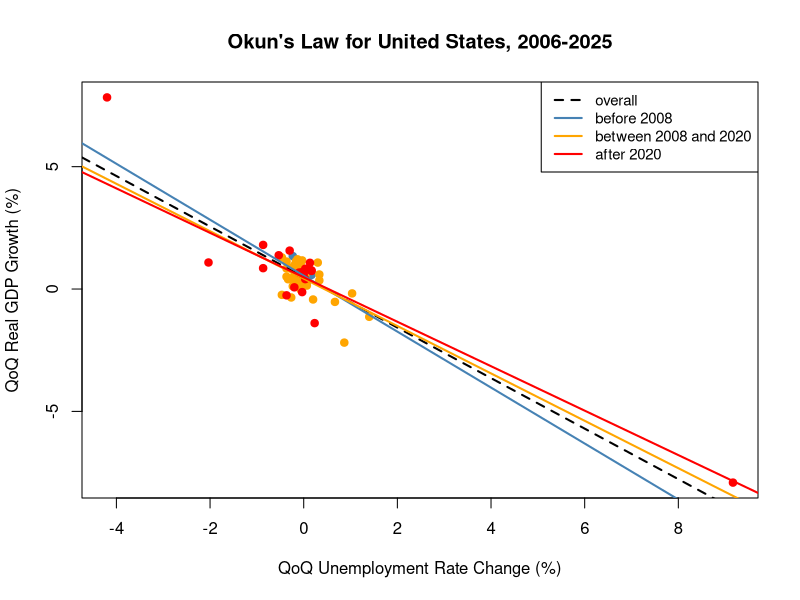

This figure's R source: (Note: this script raises an error after producing the figure.)
library(dplyr)
library(lmtest)
library(sandwich)
library(car)

col.overall = "black"
col.before_2008 = "steelblue"
col.between_2008_2020 = "orange"
col.after_2020 = "red"

data.us <- read.csv("data/processed.csv") %>%
  filter(Area == "United States")

after_2008 <- data.us$Quarter >= 2008
after_2020 <- data.us$Quarter >= 2020

plot(gdp_growth ~ unrate_diff,
     data = data.us,
     col = "white",
     xlab = "QoQ Unemployment Rate Change (%)",
     ylab = "QoQ Real GDP Growth (%)",
     main = sub("\\.", " ", "Okun's Law for United.States, 2006-2025"))
points(gdp_growth ~ unrate_diff,
       data = data.us[!after_2008, ],
       col = col.before_2008,
       pch = 19)
points(gdp_growth ~ unrate_diff,
       data = data.us[after_2008 & !after_2020, ],
       col = col.between_2008_2020,
       pch = 19)
points(gdp_growth ~ unrate_diff,
       data = data.us[after_2020, ],
       col = col.after_2020,
       pch = 19)

# Test if Okun's Law holds overall
mod.us.overall <- lm(gdp_growth ~ unrate_diff, data = data.us)
coeftest(mod.us.overall, vcov. = vcovHC(mod.us.overall, type = "HC1"))
abline(mod.us.overall,
       col = col.overall,
       lwd = 2,
       lty = 2)

coefs.us.overall <- mod.us.overall$coefficients

# Test if Okun's Law is stable over periods
mod.us.recessions <- lm(gdp_growth ~ unrate_diff*after_2008 + unrate_diff*after_2020,
                        data = data.us)
coefs.us.recessions <- mod.us.recessions$coefficients

linearHypothesis(mod.us.recessions,
                 c("unrate_diff:after_2008TRUE = 0",
                   "unrate_diff:after_2020TRUE = 0"),
                 vcov. = vcovHC(mod.us.recessions, type = "HC1"))

# --- RESULTS ---
# Linear hypothesis test:
#   unrate_diff$United.States:after_2008TRUE = 0
# unrate_diff$United.States:after_2020TRUE = 0
# 
# Model 1: restricted model
# Model 2: gdp_growth$United.States ~ unrate_diff$United.States * after_2008 + 
#   unrate_diff$United.States * after_2020
# 
# Note: Coefficient covariance matrix supplied.
# 
# Res.Df Df      F Pr(>F)
# 1     76                 
# 2     74  2 0.0264  0.974

abline(a = coefs.us.recessions[1],
       b = coefs.us.recessions[2],
       col = col.before_2008,
       lwd = 2)
abline(a = coefs.us.recessions[1] + coefs.us.recessions[3],
       b = coefs.us.recessions[2] + coefs.us.recessions[4],
       col = col.between_2008_2020,
       lwd = 2)
abline(a = coefs.us.recessions[1] + coefs.us.recessions[3] + coefs.us.recessions[5],
       b = coefs.us.recessions[2] + coefs.us.recessions[4] + coefs.us.recessions[6],
       col = col.after_2020,
       lwd = 2)

legend("topright",
       legend = c("overall", "before 2008", "between 2008 and 2020", "after 2020"),
       col = c(col.overall, col.before_2008, col.between_2008_2020, col.after_2020),
       lwd = 2,
       lty= c(2, 1, 1, 1),
       cex = 0.9)

okun_results.periods <- 
  data.frame(
    "Period" = c("2006-2020", "2006-2008", "2008-2020", "2020-2025"),
    "intercept" = c(coefs.us.overall[1], 
                     coefs.us.recessions[1], 
                     coefs.us.recessions[1] + coefs.us.recessions[3], 
                     coefs.us.recessions[1] + coefs.us.recessions[3] + coefs.us.recessions[5]),
    "coef" = c(coefs.us.overall[2],
                coefs.us.recessions[2],
                coefs.us.recessions[2] + coefs.us.recessions[4],
                coefs.us.recessions[2] + coefs.us.recessions[4] + coefs.us.recessions[6]))

write.csv(okun_results.periods, "results/okun_results.periods.csv", row.names = F)

# clear all variables
rm(list = ls())
